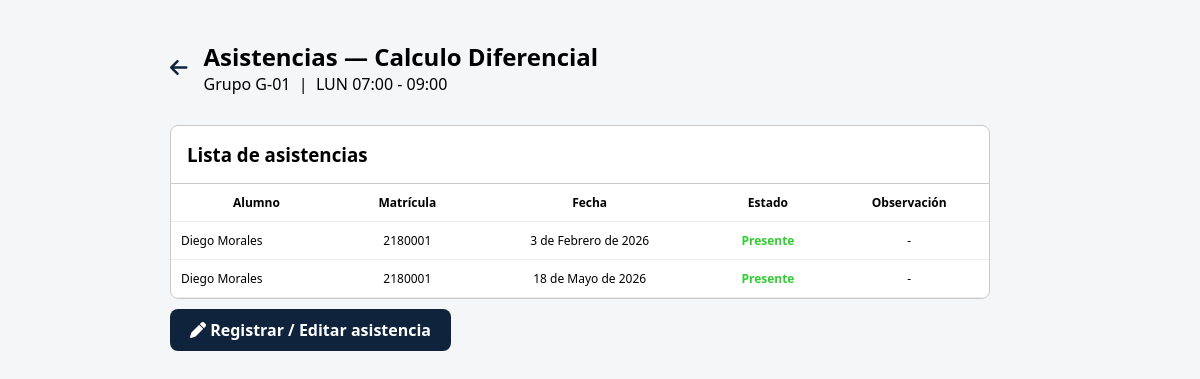
The app's page /sesion/1/asistencias/ (signed in) with its own data.
### horarios/models.py (models this page shows, shortened)
class Sesion(models.Model):
    TIPO_CHOICES = [
        ('CLASE', 'Clase Normal'),
        ('EXAMEN', 'Examen'),
        ('TALLER', 'Taller'),
        ('OTRO', 'Otro'),
    ]
    DIA_CHOICES = [
        ('LUN', 'Lunes'),
        ('MAR', 'Martes'),
        ('MIE', 'Miércoles'),
        ('JUE', 'Jueves'),
        ('VIE', 'Viernes'),
        ('SAB', 'Sábado'),
    ]
    grupo = models.ForeignKey(Grupo, on_delete=models.CASCADE, related_name='sesiones')
    aula = models.ForeignKey(Aula, on_delete=models.PROTECT, related_name='sesiones')
    tipo = models.CharField(max_length=10, choices=TIPO_CHOICES, default='CLASE')
    dia = models.CharField(max_length=3, choices=DIA_CHOICES)
    hora_inicio = models.TimeField()
    hora_fin = models.TimeField()
    fecha_inicio = models.DateField()
    fecha_fin = models.DateField()
    class Meta:
        verbose_name_plural = 'Sesiones'

class Grupo(models.Model):
    nombre = models.CharField(max_length=50)
    materia = models.ForeignKey(Materia, on_delete=models.CASCADE, related_name='grupos')
    profesor = models.ForeignKey(Profesor, on_delete=models.PROTECT, related_name='grupos')
    periodo = models.CharField(max_length=20)
    cupo_maximo = models.PositiveSmallIntegerField()
    estudiantes = models.ManyToManyField(Estudiante, blank=True, related_name='grupos')
    activo = models.BooleanField(default=True)
    class Meta:
        verbose_name_plural = 'Grupos'

class Materia(models.Model):
    nombre = models.CharField(max_length=200)
    codigo = models.CharField(max_length=20, unique=True)
    facultad = models.CharField(max_length=150)
    creditos = models.PositiveSmallIntegerField()
    activo = models.BooleanField(default=True)
    class Meta:
        verbose_name_plural = 'Materias'

class Asistencia(models.Model):
    ESTADO_CHOICES = [
        ('PRESENTE', 'Presente'),
        ('AUSENTE', 'Ausente'),
        ('TARDANZA', 'Tardanza'),
        ('JUSTIFICADO', 'Justificado'),
    ]
    sesion = models.ForeignKey(Sesion, on_delete=models.CASCADE, related_name='asistencias')
    estudiante = models.ForeignKey(Estudiante, on_delete=models.CASCADE, related_name='asistencias')
    fecha = models.DateField()
    estado = models.CharField(max_length=12, choices=ESTADO_CHOICES)
    observacion = models.TextField(null=True, blank=True)
    class Meta:
        verbose_name_plural = 'Asistencias'
        constraints = [
            models.UniqueConstraint(
                fields=['estudiante', 'sesion', 'fecha'],
                name='una_asistencia_por_sesion'
            )
        ]

class Estudiante(models.Model):
    usuario = models.OneToOneField(User, on_delete=models.CASCADE, related_name='perfil_estudiante')
    matricula = models.CharField(max_length=20, unique=True)
    facultad = models.CharField(max_length=150)
    semestre = models.PositiveSmallIntegerField()
    activo = models.BooleanField(default=True)
    class Meta:
        verbose_name_plural = 'Estudiantes'

### horarios/views.py (the view)
# urls.py: path('sesion/<int:sesion_id>/asistencias/', views.ver_asistencias, name='ver_asistencias'),
@login_required
def ver_asistencias(request, sesion_id):
    sesion = get_object_or_404(
        Sesion,
        id=sesion_id
    )
    if es_profesor(request.user):
        profesor = request.user.perfil_profesor
        if not profesor.grupos.filter(id=sesion.grupo.id).exists():
            messages.error(
                request,
                'No tienes permiso para ver esta sesión.'
            )
            return redirect('dashboard')
        asistencias = Asistencia.objects.filter(
            sesion=sesion
        )
    elif es_alumno(request.user):
        estudiante = get_object_or_404(
            Estudiante,
            usuario=request.user
        )
        if not estudiante.grupos.filter(
            id=sesion.grupo.id
        ).exists():
            messages.error(
                request,
                'No tienes permiso para ver esta sesión.'
            )
            return redirect('dashboard')
        asistencias = Asistencia.objects.filter(
            sesion=sesion,
            estudiante=estudiante
        )
    else:
        messages.error(
            request,
            'No tienes permiso para ver esta página.'
        )
        return redirect('login')
    contexto = {
        'sesion': sesion,
        'asistencias': asistencias,
    }
    return render(
        request,
        'ver_asistencias.html',
        contexto
    )

### horarios/views.py (called while the page is built)
def es_profesor(usuario):
    return hasattr(usuario, 'perfil_profesor')

def es_alumno(usuario):
    return hasattr(usuario, 'perfil_estudiante')

### templates/ver_asistencias.html (shortened to what this page needs)
{% load static %}
<!DOCTYPE html>
<html lang="es">
<head>
    <link rel="stylesheet" href="{% static 'styleDash.css' %}">
    <link rel="stylesheet" href="https://cdnjs.cloudflare.com/ajax/libs/font-awesome/6.5.1/css/all.min.css">
</head>
<body>
<div class="pagina">
    <div class="encabezado">
        <a href="{% url 'dashboard' %}"><i class="fa-solid fa-arrow-left"></i></a>
        <div>
            <h1>Asistencias — {{ sesion.grupo.materia.nombre }}</h1>
            <p>Grupo {{ sesion.grupo.nombre }} &nbsp;|&nbsp; {{ sesion.dia }} {{ sesion.hora_inicio }} - {{ sesion.hora_fin }}</p>
        </div>
    </div>
    <div class="contenedor-tabla">
        <h3>Lista de asistencias</h3>
        <table class="tabla">
            <thead>
                <tr>
                    <th>Alumno</th>
                    <th>Matrícula</th>
                    <th>Fecha</th>
                    <th>Estado</th>
                    <th>Observación</th>
                </tr>
            </thead>
            <tbody>
                {% for asistencia in asistencias %}
                <tr>
                    <td>{{ asistencia.estudiante.usuario.get_full_name }}</td>
                    <td>{{ asistencia.estudiante.matricula }}</td>
                    <td>{{ asistencia.fecha }}</td>
                    <td class="estado-{{ asistencia.estado }}">{{ asistencia.get_estado_display }}</td>
                    <td>{{ asistencia.observacion|default:"-" }}</td>
                </tr>
                {% empty %}
                <tr>
                    <td colspan="5">No hay asistencias registradas para esta sesión.</td>
                </tr>
                {% endfor %}
            </tbody>
        </table>
    </div>
    {% if perms or request.user.perfil_profesor %}
    <div style="margin-top: 20px;">
        <a href="{% url 'registrar_asistencia' sesion.id %}"
           style="background:#0F243C; color:white; padding:10px 20px; border-radius:8px; text-decoration:none; font-weight:600;">
            <i class="fa-solid fa-pen"></i> Registrar / Editar asistencia
        </a>
    </div>
    {% endif %}
</div>
</body>
</html>

### static/styleDash.css (style rules this page uses)
:root { --principal: #0F243C; --secundario: #14365d; --fondo: #fff; --borde: #c9c9c9; }
* { margin: 0; padding: 0; box-sizing: border-box; font-family: 'Segoe UI', Tahoma, Geneva, Verdana, sans-serif; }
body { background: white; overflow-x: hidden; }
.contenedor-tabla { width: 100%; max-width: 820px; overflow-x: auto; border: 1px solid #c9c9c9; border-radius: 8px; background: white; }
.contenedor-tabla h3 { padding: 16px; border-bottom: 1px solid #c9c9c9; }
.tabla { width: 100%; min-width: 760px; border-collapse: collapse; }
.tabla th, .tabla td { padding: 10px; font-size: 12px; text-align: center; border-bottom: 1px solid #eee; }
.tabla th { font-weight: 700; }
.tabla td:first-child { text-align: left; }

### templates/ver_asistencias.html (style rules this page uses)
body { background: #f4f6f8; display: block; }
.pagina { max-width: 900px; margin: 40px auto; padding: 0 20px; }
.encabezado { display: flex; align-items: center; gap: 16px; margin-bottom: 30px; }
.encabezado a { color: #0F243C; font-size: 20px; }
.encabezado h1 { font-size: 24px; }
.estado-PRESENTE { color: limegreen; font-weight: 700; }

### records on screen
Sesion: grupo.materia.nombre "Calculo Diferencial", grupo.nombre "G-01", dia "LUN", hora_inicio "07:00", hora_fin "09:00"
Asistencia: estudiante.usuario.get_full_name "Diego Morales", estudiante.matricula "2180001", fecha "3 de Febrero de 2026", estado "Presente", observacion "-"
Asistencia: estudiante.usuario.get_full_name "Diego Morales", estudiante.matricula "2180001", fecha "18 de Mayo de 2026", estado "Presente", observacion "-"
